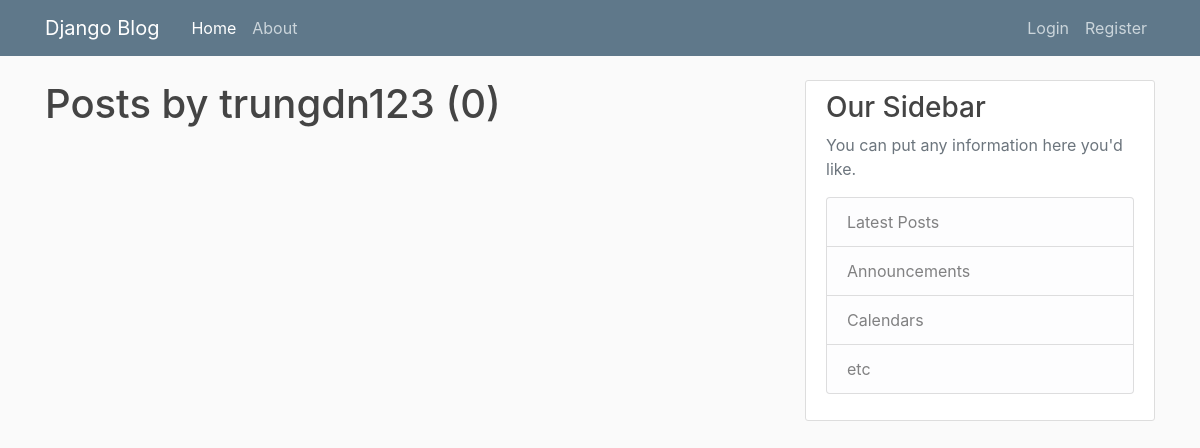
/user/trungdn123, run on an earlier commit of the app's database.
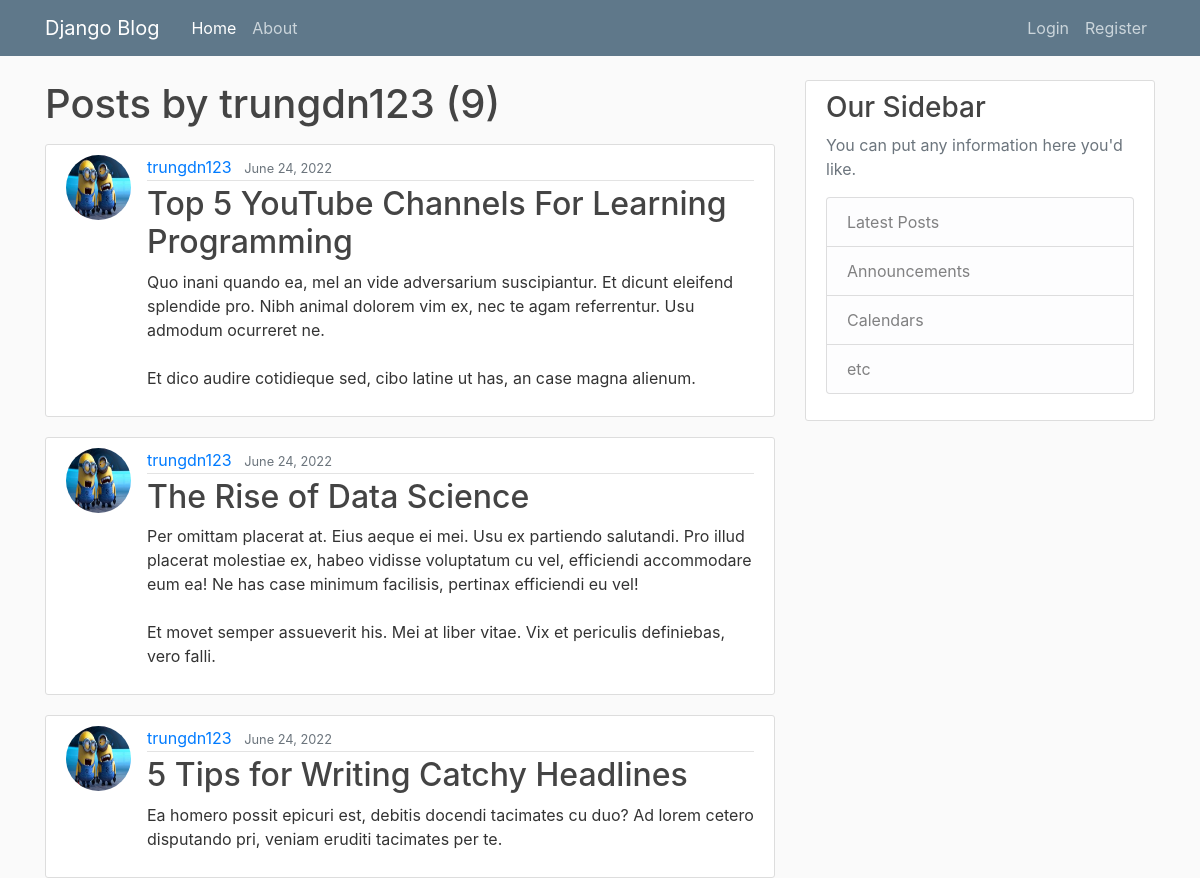
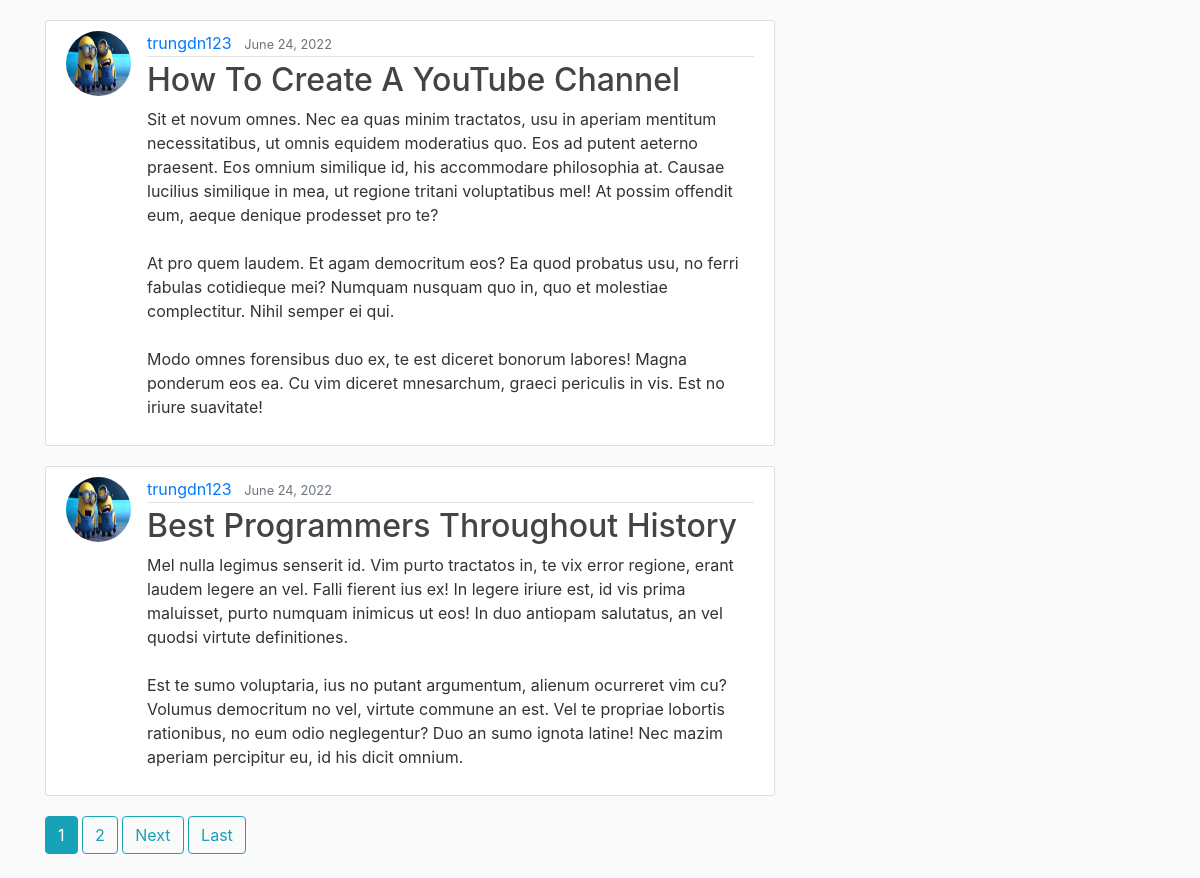
And on a later commit of the database (2 pictures, top to bottom).
### blog/models.py (models this page shows, shortened)
class Post(models.Model):
    title = models.CharField(max_length=100)
    content = models.TextField()
    date_posted = models.DateTimeField(default=timezone.now)
    author = models.ForeignKey(User, on_delete=models.CASCADE)

### users/models.py (models this page shows, shortened)
class Profile(models.Model):
    user = models.OneToOneField(User, on_delete=models.CASCADE)
    image = models.ImageField(default='default.jpg', upload_to='profile_pics')

### blog/views.py (the view)
# urls.py: path('user/<str:username>', UserPostListView.as_view(), name='user-posts'),
class UserPostListView(ListView):
    model = Post
    template_name = 'blog/user_posts.html'
    context_object_name = 'posts'
    ordering = ['-date_posted']
    paginate_by = 5
    def get_queryset(self):
        user = get_object_or_404(User, username=self.kwargs.get('username'))
        return Post.objects.filter(author=user).order_by('-date_posted')

### blog/templates/blog/user_posts.html (shortened to what this page needs)
{% extends 'blog/base.html' %}
{% block content %}
    <h1 class="mb-3">Posts by {{ view.kwargs.username }} ({{ page_obj.paginator.count }})</h1>
    {% for post in posts %}
        <article class="media content-section">
            <img class="rounded-circle article-img" src="{{ post.author.profile.image.url }}" alt="">
            <div class="media-body">
                <div class="article-metadata">
                    <a class="mr-2" href="{% url 'user-posts' post.author.username %}">{{ post.author }}</a>
                    <small class="text-muted">{{ post.date_posted|date:"F d, Y" }}</small>
                </div>
                <h2><a class="article-title" href="{% url 'post-detail' post.id %}">{{ post.title }}</a></h2>
                <p class="article-content">{{ post.content }}</p>
            </div>
        </article>
    {% endfor %}
    {% if is_paginated %}
        {% for num in page_obj.paginator.page_range %}
            {% if page_obj.number == num %}
                <a class="btn btn-info mb-4" href="?page={{ num }}">{{ num }}</a>
            {% elif num > page_obj.number|add:'-3' and num < page_obj.number|add:'3' %}
                <a class="btn btn-outline-info mb-4" href="?page={{ num }}">{{ num }}</a>
            {% endif %}
        {% endfor %}
        {% if page_obj.has_next %}
            <a class="btn btn-outline-info mb-4" href="?page={{ page_obj.next_page_number }}">Next</a>
            <a class="btn btn-outline-info mb-4" href="?page={{ page_obj.paginator.num_pages }}">Last</a>
        {% endif %}
    {% endif %}
{% endblock %}

### blog/templates/blog/base.html (shortened to what this page needs)
{% load static %}
<!doctype html>
<html lang="en">
<head>
    <link rel="stylesheet" href="https://cdn.jsdelivr.net/npm/bootstrap@4.0.0/dist/css/bootstrap.min.css"
>
    <link rel="stylesheet" href="{% static 'blog/main.css' %}">
</head>
<body>
    <header class="site-header">
        <nav class="navbar navbar-expand-md navbar-dark bg-steel fixed-top">
            <div class="container">
                <a class="navbar-brand mr-4" href="{% url 'blog-home' %}">Django Blog</a>
                <div class="collapse navbar-collapse" id="navbarSupportedContent">
                    <ul class="navbar-nav mr-auto">
                        <li class="nav-item active">
                            <a class="nav-link" href="{% url 'blog-home' %}">Home</a>
                        </li>
                        <li class="nav-item">
                            <a class="nav-link" href="{% url 'blog-about' %}">About</a>
                        </li>
                    </ul>
                    <ul class="nav navbar-nav ml-auto">
                        {% if user.is_authenticated %}
                            <li class="nav-item">
                                <a class="nav-link" href="{% url 'post-create' %}">New Post</a>
                            </li>
                            <li class="nav-item">
                                <a class="nav-link" href="{% url 'profile' %}">Profile</a>
                            </li>
                            <li class="nav-item">
                                <a class="nav-link" href="{% url 'logout' %}">Logout</a>
                            </li>
                        {% else %}
                            <li class="nav-item">
                                <a class="nav-link" href="{% url 'login' %}">Login</a>
                            </li>
                            <li class="nav-item">
                                <a class="nav-link" href="{% url 'register' %}">Register</a>
                            </li>
                        {% endif %}
                    </ul>
                </div>
            </div>
        </nav>
    </header>
    <main role="main" class="container">
        <div class="row">
            <div class="col-md-8">
                {% block content %} {% endblock %}
            </div>
            <div class="col-md-4">
                <div class="content-section">
                    <h3>Our Sidebar</h3>
                    <p class="text-muted">You can put any information here you'd like.
                        <ul class="list-group">
                            <li class="list-group-item list-group-item-light">Latest Posts</li>
                            <li class="list-group-item list-group-item-light">Announcements</li>
                            <li class="list-group-item list-group-item-light">Calendars</li>
                            <li class="list-group-item list-group-item-light">etc</li>
                        </ul>
                    </p>
                </div>
            </div>
        </div>
    </main>
</body>
</html>

### blog/static/blog/main.css (style rules this page uses)
body { background: #fafafa; color: #333333; margin-top: 5rem; }
h1, h2, h3, h4, h5, h6 { color: #444444; }
ul { margin: 0; }
.bg-steel { background: #5f788a; }
.site-header .navbar-nav .nav-link { color: #cbd5db; }
.content-section { background: #ffffff; padding: 10px 20px; border: 1px solid #dddddd; border-radius: 3px; margin-bottom: 20px; }
.article-title { color: #444444; }
.article-content { white-space: pre-line; }
.article-img { height: 65px; width: 65px; margin-right: 16px; }
.article-metadata { padding-bottom: 1px; margin-bottom: 4px; border-bottom: 1px solid #e3e3e3 }

What changed in the data, as far as the page shows it:
added Post: author.profile.image (placeholder picture), author "trungdn123", date_posted "June 24, 2022", title "Top 5 YouTube Channels For Learning Programming", content "Quo inani quando ea, mel an vide adversarium suscipiantur. Et dicunt eleifend splendide pro. Nibh animal dolorem vim ex, nec te agam referrentur. Usu admodum ocurreret ne. Et dico audire cotidieque sed, cibo latine ut has, an case magna alienum."
added Post: author.profile.image (placeholder picture), author "trungdn123", date_posted "June 24, 2022", title "The Rise of Data Science", content "Per omittam placerat at. Eius aeque ei mei. Usu ex partiendo salutandi. Pro illud placerat molestiae ex, habeo vidisse voluptatum cu vel, efficiendi accommodare eum ea! Ne has case minimum facilisis, pertinax efficiendi eu vel! Et movet semper assueverit his. Mei at liber vitae. Vix et periculis definiebas, vero falli."
added Post: author.profile.image (placeholder picture), author "trungdn123", date_posted "June 24, 2022", title "5 Tips for Writing Catchy Headlines", content "Ea homero possit epicuri est, debitis docendi tacimates cu duo? Ad lorem cetero disputando pri, veniam eruditi tacimates per te."
added Post: author.profile.image (placeholder picture), author "trungdn123", date_posted "June 24, 2022", title "How To Create A YouTube Channel", content "Sit et novum omnes. Nec ea quas minim tractatos, usu in aperiam mentitum necessitatibus, ut omnis equidem moderatius quo. Eos ad putent aeterno praesent. Eos omnium similique id, his accommodare philosophia at. Causae lucilius similique in mea, ut regione tritani voluptatibus mel! At possim offendit eum, aeque denique prodesset pro te? At pro quem laudem. Et agam democritum eos? Ea quod probatus usu, no ferri fabulas cotidieque mei? Numquam nusquam quo in, quo et molestiae complectitur. Nihil semper ei qui. Modo omnes forensibus duo ex, te est diceret bonorum labores! Magna ponderum eos ea. Cu vim diceret mnesarchum, graeci periculis in vis. Est no iriure suavitate!"
added Post: author.profile.image (placeholder picture), author "trungdn123", date_posted "June 24, 2022", title "Best Programmers Throughout History", content "Mel nulla legimus senserit id. Vim purto tractatos in, te vix error regione, erant laudem legere an vel. Falli fierent ius ex! In legere iriure est, id vis prima maluisset, purto numquam inimicus ut eos! In duo antiopam salutatus, an vel quodsi virtute definitiones. Est te sumo voluptaria, ius no putant argumentum, alienum ocurreret vim cu? Volumus democritum no vel, virtute commune an est. Vel te propriae lobortis rationibus, no eum odio neglegentur? Duo an sumo ignota latine! Nec mazim aperiam percipitur eu, id his dicit omnium."
Also different on the page:
{{ page_obj.paginator.count }}: "0" → "9"
new list line: "1"
new list line: "2"
text now shown: "Next Last"
